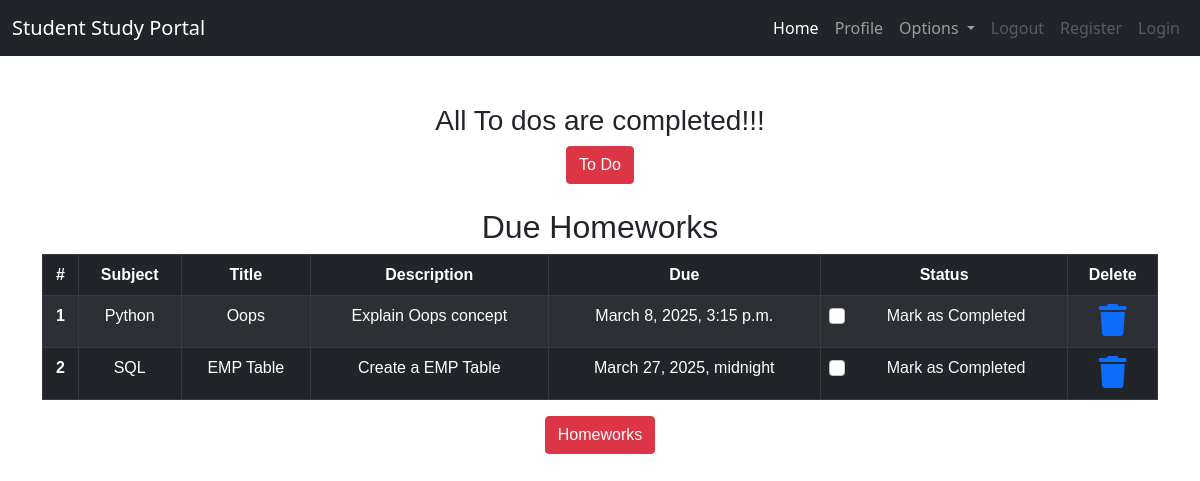
/profile/ (signed in), run on an earlier commit of the app's database.
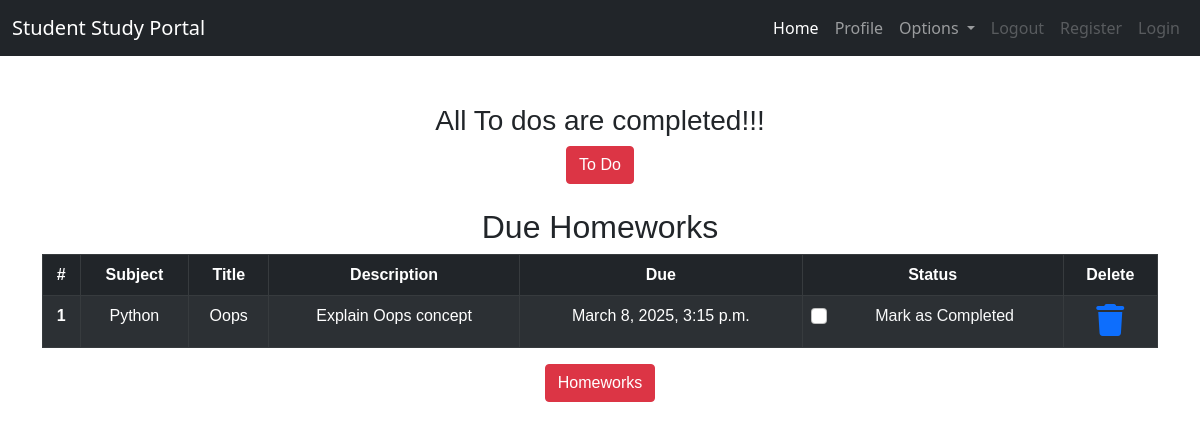
And on a later commit of the database.
### dashboard/models.py (models this page shows, shortened)
class Homework(models.Model):
    user = models.ForeignKey(User,on_delete=models.CASCADE)
    subject = models.CharField(max_length=50)
    title = models.CharField(max_length=200)
    description = models.TextField()
    due = models.DateTimeField()
    is_finished = models.BooleanField(default=False)

### dashboard/views.py (the view)
# urls.py: path('profile/',dash_views.profile,name='profile')
@login_required
def profile(request):
    homeworks = Homework.objects.filter(is_finished=False, user=request.user)
    todos = Todo.objects.filter(is_finished=False, user=request.user)
    homework_done = len(homeworks) == 0
    todos_done = len(todos) == 0
    context = {
        'homeworks': homeworks,
        'todos': todos,
        'homework_done': homework_done,
        'todos_done': todos_done,
    }
    return render(request, 'profile.html', context)

### templates/profile.html
{% extends "base.html" %} {% load static %} {% load crispy_forms_tags %}
{% block content %}
<section class="text-center">
  <div class="container">
    {% if not todos_done %}
    <h2>Due ToDos</h2>
    <table class="table table-striped table-bordered table-hover table-dark">
      <thead>
        <tr>
          <th scope="col">#</th>
          <th scope="col">Title</th>
          <th scope="col">Status</th>
          <th scope="col">Delete</th>
        </tr>
      </thead>
      <tbody>
        {% for todo in todos %}
        <tr>
          <th scope="row">{{forloop.counter}}</th>
          <td>{{todo.title}}</td>
          <td>
            <a href="{% url 'update_todo' todo.id %}">
              <div class="form-check">
                {% if todo.is_finished == True %}
                <input
                  class="form-check-input"
                  type="checkbox"
                  value=""
                  checked
                />
                {% else %}
                <input class="form-check-input" type="checkbox" value="" />
                {% endif %}
                <label
                  class="form-check-label text-light"
                  for="flexCheckDefault"
                  >Mark as Completed</label
                >
              </div>
            </a>
          </td>
          <td>
            <a href="{% url 'delete_todo' todo.id %}"
              ><i class="fa fa-trash fa-2x"></i
            ></a>
          </td>
        </tr>
        {% endfor %}
      </tbody>
    </table>
    {% else %}
    <h3>All To dos are completed!!!</h3>
    {% endif %}
    <a href="{% url 'todo' %}" class="btn btn-danger">To Do</a>
    <br /><br />
    {% if not homework_done %}
    <h2>Due Homeworks</h2>
    <table class="table table-striped table-bordered table-hover table-dark">
      <thead>
        <tr>
          <th scope="col">#</th>
          <th scope="col">Subject</th>
          <th scope="col">Title</th>
          <th scope="col">Description</th>
          <th scope="col">Due</th>
          <th scope="col">Status</th>
          <th scope="col">Delete</th>
        </tr>
      </thead>
      <tbody>
        {% for homework in homeworks %}
        <tr>
          <th scope="row">{{forloop.counter}}</th>
          <td>{{homework.subject}}</td>
          <td>{{homework.title}}</td>
          <td>{{homework.description}}</td>
          <td>{{homework.due}}</td>
          <td>
            <a href="{% url 'update-homework' homework.id %}">
              <div class="form-check">
                {% if homework.is_finished == True %}
                <input
                  class="form-check-input"
                  type="checkbox"
                  value=""
                  checked
                />
                {% else %}
                <input class="form-check-input" type="checkbox" value="" />
                {% endif %}
                <label class="form-check-label text-light" for="flex"
                  >Mark as Completed</label
                >
              </div>
            </a>
          </td>
          <td>
            <a href="{% url 'delete-homework' homework.id %}"
              ><i class="fa fa-trash fa-2x"></i
            ></a>
          </td>
        </tr>
        {% endfor %}
      </tbody>
    </table>
    {% else %}
    <h3>All To homeworks are completed!!!</h3>
    {% endif %}
    <a href="{% url 'homework' %}" class="btn btn-danger">Homeworks</a>
  </div>
</section>
{% endblock content %}

What changed in the data, as far as the page shows it:
no longer on this page (row edited): Homework: subject "SQL", title "EMP Table", description "Create a EMP Table", due "March 27, 2025, midnight"
